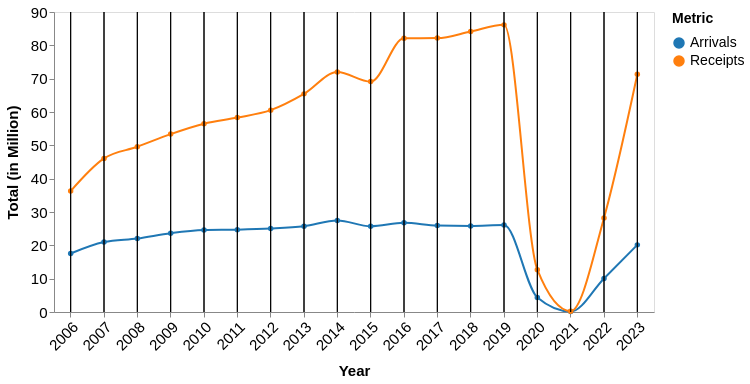

Specify this chart in Vega-Lite:
### Vega-Lite specification from a JSON file in a GitHub repository (floating-point values rounded to 4 significant figures)
{"$schema": "https://vega.github.io/schema/vega-lite/v5.json", "width": 600, "height": 300, "data": {"values": [{"year": "2006", "Arrivals": 17.55, "Receipts": 36.27}, {"year": "2007", "Arrivals": 20.97, "Receipts": 46.07}, {"year": "2008", "Arrivals": 22.05, "Receipts": 49.56}, {"year": "2009", "Arrivals": 23.64, "Receipts": 53.37}, {"year": "2010", "Arrivals": 24.58, "Receipts": 56.49}, {"year": "2011", "Arrivals": 24.71, "Receipts": 58.32}, {"year": "2012", "Arrivals": 25.03, "Receipts": 60.56}, {"year": "2013", "Arrivals": 25.72, "Receipts": 65.44}, {"year": "2014", "Arrivals": 27.44, "Receipts": 72.0}, {"year": "2015", "Arrivals": 25.72, "Receipts": 69.12}, {"year": "2016", "Arrivals": 26.76, "Receipts": 82.1}, {"year": "2017", "Arrivals": 25.95, "Receipts": 82.17}, {"year": "2018", "Arrivals": 25.83, "Receipts": 84.14}, {"year": "2019", "Arrivals": 26.1, "Receipts": 86.14}, {"year": "2020", "Arrivals": 4.33, "Receipts": 12.69}, {"year": "2021", "Arrivals": 0.13, "Receipts": 0.24}, {"year": "2022", "Arrivals": 10.07, "Receipts": 28.23}, {"year": "2023", "Arrivals": 20.14, "Receipts": 71.31}]}, "transform": [{"fold": ["Arrivals", "Receipts"], "as": ["Metric", "Value"]}], "layer": [{"mark": {"type": "line", "point": true, "interpolate": "monotone"}, "encoding": {"x": {"field": "year", "type": "ordinal", "title": "Year", "axis": {"labelAngle": -45, "titlePadding": 10, "labelFontSize": 15, "titleFontSize": 15, "grid": false}, "scale": {"domain": ["2006", "2007", "2008", "2009", "2010", "2011", "2012", "2013", "2014", "2015", "2016", "2017", "2018", "2019", "2020", "2021", "2022", "2023"]}}, "y": {"field": "Value", "type": "quantitative", "title": "Total (in Million)", "axis": {"titlePadding": 10, "labelFontSize": 15, "titleFontSize": 15, "grid": false}}, "color": {"field": "Metric", "type": "nominal", "scale": {"domain": ["Arrivals", "Receipts"], "range": ["#1f77b4", "#ff7f0e"]}, "legend": {"title": "Metric", "labelFontSize": 14, "titleFontSize": 14, "titlePadding": 10}}, "tooltip": [{"field": "year", "title": "Year"}, {"field": "Metric", "title": "Value Type", "format": "N", "type": "nominal", "aggregate": "distinct"}, {"field": "Value", "title": "Value", "format": ".2f", "type": "quantitative"}]}}, {"params": [{"name": "hover", "select": {"type": "point", "encodings": ["x"], "on": "mouseover", "nearest": true}}], "mark": "rule", "encoding": {"x": {"field": "year", "type": "ordinal"}, "color": {"value": "black"}, "opacity": {"condition": {"param": "hover", "value": 1}, "value": 0}}}]}
